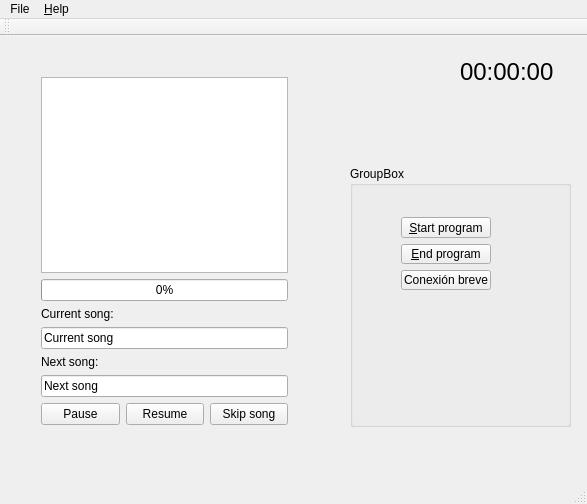
<?xml version="1.0" encoding="UTF-8"?>
<ui version="4.0">
 <class>RadioConsole</class>
 <widget class="QMainWindow" name="RadioConsole">
  <property name="geometry">
   <rect>
    <x>0</x>
    <y>0</y>
    <width>587</width>
    <height>504</height>
   </rect>
  </property>
  <property name="windowTitle">
   <string>RadioConsole</string>
  </property>
  <widget class="QWidget" name="centralWidget">
   <widget class="QLabel" name="currentTimeLabel">
    <property name="geometry">
     <rect>
      <x>460</x>
      <y>20</y>
      <width>151</width>
      <height>31</height>
     </rect>
    </property>
    <property name="font">
     <font>
      <pointsize>18</pointsize>
     </font>
    </property>
    <property name="text">
     <string>00:00:00</string>
    </property>
   </widget>
   <widget class="QGroupBox" name="groupBox">
    <property name="geometry">
     <rect>
      <x>350</x>
      <y>130</y>
      <width>221</width>
      <height>261</height>
     </rect>
    </property>
    <property name="autoFillBackground">
     <bool>false</bool>
    </property>
    <property name="title">
     <string>GroupBox</string>
    </property>
    <property name="flat">
     <bool>false</bool>
    </property>
    <property name="checkable">
     <bool>false</bool>
    </property>
    <widget class="QWidget" name="layoutWidget">
     <property name="geometry">
      <rect>
       <x>40</x>
       <y>40</y>
       <width>112</width>
       <height>95</height>
      </rect>
     </property>
     <layout class="QGridLayout" name="gridLayout_2">
      <item row="0" column="0">
       <widget class="QPushButton" name="startProgramButton">
        <property name="text">
         <string>&amp;Start program</string>
        </property>
       </widget>
      </item>
      <item row="1" column="0">
       <widget class="QPushButton" name="endProgramButton">
        <property name="text">
         <string>&amp;End program</string>
        </property>
       </widget>
      </item>
      <item row="2" column="0">
       <widget class="QPushButton" name="pttButton">
        <property name="text">
         <string>Conexión breve</string>
        </property>
       </widget>
      </item>
     </layout>
    </widget>
   </widget>
   <widget class="QWidget" name="layoutWidget">
    <property name="geometry">
     <rect>
      <x>30</x>
      <y>30</y>
      <width>269</width>
      <height>370</height>
     </rect>
    </property>
    <layout class="QGridLayout" name="gridLayout">
     <item row="1" column="0" colspan="3">
      <widget class="QProgressBar" name="vumMain">
       <property name="value">
        <number>0</number>
       </property>
      </widget>
     </item>
     <item row="2" column="0">
      <widget class="QLabel" name="label_2">
       <property name="text">
        <string>Current song:</string>
       </property>
      </widget>
     </item>
     <item row="3" column="0" colspan="3">
      <widget class="QLineEdit" name="currentSongEdit">
       <property name="text">
        <string>Current song</string>
       </property>
      </widget>
     </item>
     <item row="4" column="0">
      <widget class="QLabel" name="label_3">
       <property name="text">
        <string>Next song:</string>
       </property>
      </widget>
     </item>
     <item row="5" column="0" colspan="3">
      <widget class="QLineEdit" name="nextSongEdit">
       <property name="text">
        <string>Next song</string>
       </property>
      </widget>
     </item>
     <item row="6" column="0">
      <widget class="QPushButton" name="pauseButton">
       <property name="text">
        <string>Pause</string>
       </property>
      </widget>
     </item>
     <item row="6" column="1">
      <widget class="QPushButton" name="resumeButton">
       <property name="text">
        <string>Resume</string>
       </property>
      </widget>
     </item>
     <item row="6" column="2">
      <widget class="QPushButton" name="skipButton">
       <property name="text">
        <string>Skip song</string>
       </property>
      </widget>
     </item>
     <item row="0" column="0" colspan="3">
      <widget class="QListWidget" name="programList"/>
     </item>
    </layout>
   </widget>
  </widget>
  <widget class="QMenuBar" name="menuBar">
   <property name="geometry">
    <rect>
     <x>0</x>
     <y>0</y>
     <width>587</width>
     <height>27</height>
    </rect>
   </property>
   <widget class="QMenu" name="menuMain">
    <property name="title">
     <string>File</string>
    </property>
    <addaction name="actionConfigure"/>
    <addaction name="separator"/>
    <addaction name="action_Exit"/>
   </widget>
   <widget class="QMenu" name="menuAbout">
    <property name="title">
     <string>&amp;Help</string>
    </property>
    <addaction name="action_Manual"/>
    <addaction name="separator"/>
    <addaction name="actionAbout"/>
   </widget>
   <addaction name="menuMain"/>
   <addaction name="menuAbout"/>
  </widget>
  <widget class="QToolBar" name="mainToolBar">
   <attribute name="toolBarArea">
    <enum>TopToolBarArea</enum>
   </attribute>
   <attribute name="toolBarBreak">
    <bool>false</bool>
   </attribute>
  </widget>
  <widget class="QStatusBar" name="statusBar"/>
  <action name="actionConfigure">
   <property name="text">
    <string>&amp;Configure</string>
   </property>
   <property name="shortcut">
    <string>Ctrl+P</string>
   </property>
  </action>
  <action name="action_Exit">
   <property name="text">
    <string>&amp;Exit</string>
   </property>
   <property name="shortcut">
    <string>Ctrl+Q</string>
   </property>
  </action>
  <action name="actionAbout">
   <property name="text">
    <string>About</string>
   </property>
  </action>
  <action name="action_Manual">
   <property name="text">
    <string>&amp;Manual</string>
   </property>
  </action>
 </widget>
 <layoutdefault spacing="6" margin="11"/>
 <resources/>
 <connections>
  <connection>
   <sender>action_Exit</sender>
   <signal>triggered()</signal>
   <receiver>RadioConsole</receiver>
   <slot>close()</slot>
   <hints>
    <hint type="sourcelabel">
     <x>-1</x>
     <y>-1</y>
    </hint>
    <hint type="destinationlabel">
     <x>293</x>
     <y>251</y>
    </hint>
   </hints>
  </connection>
 </connections>
</ui>
